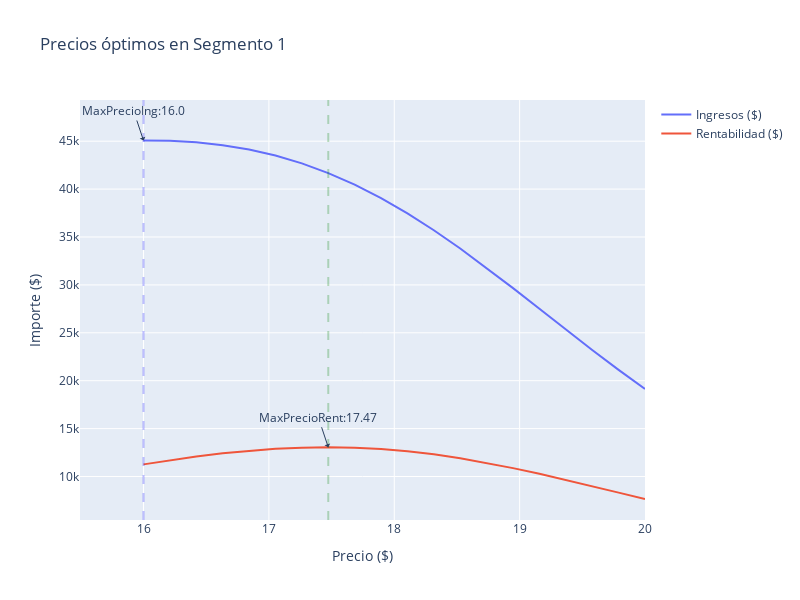

The cell this chart's notebook holds for it:
### Code cell
fig = go.Figure()

# Se agrega el precio máximo de ingreso
fig.add_trace(go.Scatter(x=df_elasticidad['irr'], y=df_elasticidad['ingresos_seg1'], name='Ingresos ($)'))
# Se agrega la etiqueta
fig.add_annotation(x=float(max_ing_seg1['irr']), y=float(max_ing_seg1['ingresos_seg1']),
                                  text="MaxPrecioIng:"+str(float(max_ing_seg1['irr'].round(2))),
                                  showarrow=True,
                                  arrowhead=1)
# Se agrega la recta del precio máximo
fig.add_vline(x=float(max_ing_seg1['irr']), line_width=2, line_dash="dash",
                             line_color="blue", opacity=0.25)

# Se agrega el precio máximo de rentabilidad
fig.add_trace(go.Scatter(x=df_elasticidad['irr'], y=df_elasticidad['rentabilidad_seg1'], name='Rentabilidad ($)'))
# Se agrega la etiqueta
fig.add_annotation(x=float(max_ren_seg1['irr']), y=float(max_ren_seg1['rentabilidad_seg1']),
                                  text="MaxPrecioRent:"+str(float(max_ren_seg1['irr'].round(2))),
                                  showarrow=True,
                                  arrowhead=1)
# Se agrega la recta del precio máximo
fig.add_vline(x=float(max_ren_seg1['irr']), line_width=2, line_dash="dash",
                             line_color="green", opacity=0.25)

# # Agregamos la línea de restricción: Costo
# fig.add_vline(x=float(df_elasticidad['costo'].mean()), line_width=2, line_dash="dash",
#                              line_color="orange", opacity=0.5)

# Configuración del gráfico
fig.update_layout(
    showlegend=True,
    width=800,
    height=600,
    xaxis_title="Precio ($)",
    yaxis_title="Importe ($)",
    title="Precios óptimos en Segmento 1")

### Figure 1 — Plotly figure (JSON) as saved in the notebook; plotly's stock layout.template omitted (floating-point values rounded to 4 significant figures)
{"data": [{"name": "Ingresos ($)", "type": "scatter", "x": [16, 16.21, 16.42, 16.63, 16.84, 17.05, 17.26, 17.47, 17.68, 17.89, 18.11, 18.32, 18.53, 18.74, 18.95, 19.16, 19.37, 19.58, 19.79, 20], "y": [45070.0, 45040.0, 44890.0, 44590.0, 44130.0, 43500.0, 42680.0, 41670.0, 40460.0, 39060.0, 37470.0, 35710.0, 33800.0, 31770.0, 29660.0, 27510.0, 25350.0, 23210.0, 21130.0, 19130.0]}, {"name": "Rentabilidad ($)", "type": "scatter", "x": [16, 16.21, 16.42, 16.63, 16.84, 17.05, 17.26, 17.47, 17.68, 17.89, 18.11, 18.32, 18.53, 18.74, 18.95, 19.16, 19.37, 19.58, 19.79, 20], "y": [11270.0, 11700.0, 12080.0, 12420.0, 12690.0, 12890.0, 13010.0, 13050.0, 13010.0, 12870.0, 12630.0, 12310.0, 11910.0, 11420.0, 10880.0, 10280.0, 9642.0, 8984.0, 8316.0, 7653.0]}], "layout": {"annotations": [{"arrowhead": 1, "showarrow": true, "text": "MaxPrecioIng:16.0", "x": 16, "y": 45070.0}, {"arrowhead": 1, "showarrow": true, "text": "MaxPrecioRent:17.47", "x": 17.47, "y": 13050.0}], "height": 600, "shapes": [{"line": {"color": "blue", "dash": "dash", "width": 2}, "opacity": 0.25, "type": "line", "x0": 16, "x1": 16, "xref": "x", "y0": 0, "y1": 1, "yref": "y domain"}, {"line": {"color": "green", "dash": "dash", "width": 2}, "opacity": 0.25, "type": "line", "x0": 17.47, "x1": 17.47, "xref": "x", "y0": 0, "y1": 1, "yref": "y domain"}], "showlegend": true, "title": {"text": "Precios óptimos en Segmento 1"}, "width": 800, "xaxis": {"title": {"text": "Precio ($)"}}, "yaxis": {"title": {"text": "Importe ($)"}}}}
